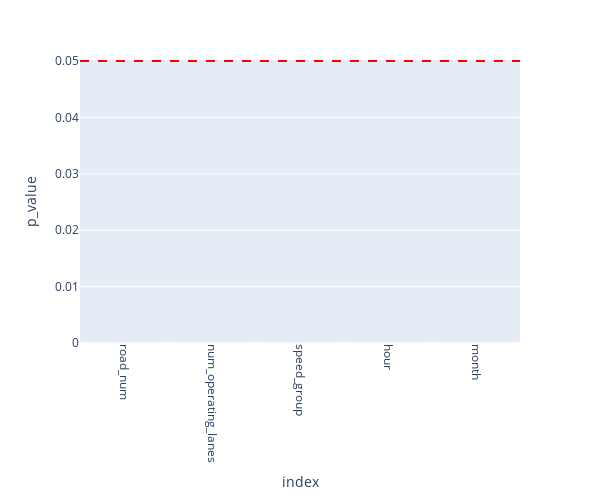

Source (notebook cell):
### Code cell
# running normality and statistical significance tests on continuous features

results_dict = {col:cont_stat_sig_test(driv_cont,col) for col in driv_cont_columns}
cont_stat_results_df = pd.DataFrame.from_dict(results_dict, orient='index', columns=['p_value']).sort_values(by='p_value')

fig=px.bar(cont_stat_results_df, labels={'value': 'p_value'}, width=600, height=500)
fig.add_hline(y=0.05, line_dash="dash", line_color="red")
fig.update_layout(showlegend=False)
fig.update_xaxes(tickangle = 90)

### Figure 1 — Plotly figure (JSON) as saved in the notebook; plotly's stock layout.template omitted (floating-point values rounded to 4 significant figures)
{"data": [{"alignmentgroup": "True", "hovertemplate": "variable=p_value<br>index=%{x}<br>p_value=%{y}<extra></extra>", "legendgroup": "p_value", "marker": {"color": "#636efa", "pattern": {"shape": ""}}, "name": "p_value", "offsetgroup": "p_value", "orientation": "v", "showlegend": true, "textposition": "auto", "type": "bar", "x": ["road_num", "num_operating_lanes", "speed_group", "hour", "month"], "xaxis": "x", "y": [0, 0, 0, 1.513e-25, 6.453e-21], "yaxis": "y"}], "layout": {"barmode": "relative", "height": 500, "legend": {"title": {"text": "variable"}, "tracegroupgap": 0}, "margin": {"t": 60}, "shapes": [{"line": {"color": "red", "dash": "dash"}, "type": "line", "x0": 0, "x1": 1, "xref": "x domain", "y0": 0.05, "y1": 0.05, "yref": "y"}], "showlegend": false, "width": 600, "xaxis": {"anchor": "y", "domain": [0, 1], "tickangle": 90, "title": {"text": "index"}}, "yaxis": {"anchor": "x", "domain": [0, 1], "title": {"text": "p_value"}}}}
